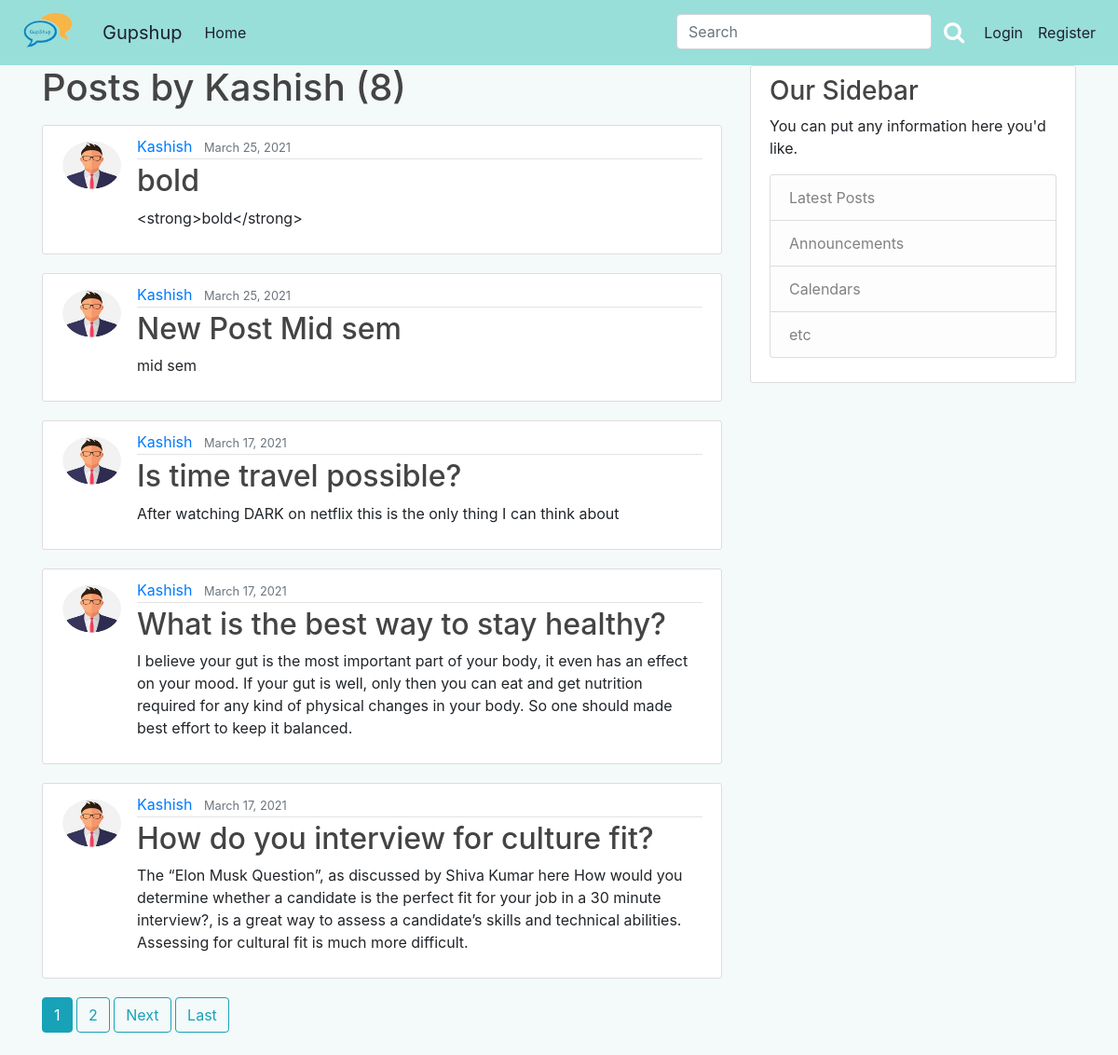
Page /user/Kashish on the committed database.
### blog/models.py (models this page shows, shortened)
class Post(models.Model):
    title = models.CharField(max_length=100)
    content = models.TextField()
    date_posted = models.DateTimeField(default=timezone.now)
    author = models.ForeignKey(User, on_delete=models.CASCADE)
    category = models.CharField(
        max_length=20,
        choices=Category_choices,
        default='Miscellenous'
    )
    upvote = models.ManyToManyField(User, related_name='upvote')
    downvote = models.ManyToManyField(User, related_name='downvote')
    bookmark = models.ManyToManyField(User, related_name='bookmark')

### users/models.py (models this page shows, shortened)
class Profile(models.Model):
	user = models.OneToOneField(User, on_delete=models.CASCADE)
	image = models.ImageField(default='default.jpg',upload_to='profile_pics')

### blog/views.py (the view)
# urls.py: path('user/<str:username>', UserPostListView.as_view(), name='user-posts'),
class UserPostListView(ListView):
    model = Post
    template_name = 'blog/user_posts.html'
    context_object_name = 'posts'
    paginate_by = 5
    def get_queryset(self):
        user = get_object_or_404(User, username=self.kwargs.get('username'))
        return Post.objects.filter(author=user).order_by('-date_posted')

### blog/templates/blog/user_posts.html (shortened to what this page needs)
{% extends "blog/base.html" %}
{% block content %}
	<h1 class="mb-3">Posts by {{ view.kwargs.username }} ({{ page_obj.paginator.count }})</h1>
	{% for post in posts%}
		<article class="media content-section">
			<img class="rounded-circle article-img "src = {{post.author.profile.image.url}}>
		    <div class="media-body">
			    <div class="article-metadata">
			      <a class="mr-2" href="{% url 'user-posts' post.author.username %}">{{ post.author }}</a>
			      <small class="text-muted">{{ post.date_posted|date:"F d, Y" }}</small>
			    </div>
			    <h2><a class="article-title" href="{% url 'post-detail' post.id %}">{{ post.title }}</a></h2>
			    <p class="article-content">{{ post.content }}</p>
			</div>
		</article>
	{%endfor%}
	{% if is_paginated%}
		{% for num in page_obj.paginator.page_range %}
			{% if page_obj.number == num %}
				<a class="btn btn-info mb-4" href="?page={{ num }}">{{ num }}</a>
			{% elif num > page_obj.number|add:'-3' and num < page_obj.number|add:'3'%}
				<a class="btn btn-outline-info mb-4" href="?page={{ num }}">{{ num }}</a>
			{% endif %}
		{% endfor %}
		{% if page_obj.has_next %}
			<a class="btn btn-outline-info mb-4" href="?page={{ page_obj.next_page_number }}">Next</a>
			<a class="btn btn-outline-info mb-4" href="?page={{ page_obj.paginator.num_pages }}">Last</a>
		{% endif %}
	{% endif %}
{% endblock content %}

### blog/static/blog/main.css (style rules this page uses)
body { background: #fafafa; color: #333333; margin-top: 5rem; }
h1, h2, h3, h4, h5, h6 { color: #444444; }
.content-section { background: #ffffff; padding: 10px 20px; border: 1px solid #dddddd; border-radius: 3px; margin-bottom: 20px; }
.article-title { color: #444444; }
.article-content { white-space: pre-line; }
.article-img { height: 65px; width: 65px; margin-right: 16px; }
.article-metadata { padding-bottom: 1px; margin-bottom: 4px; border-bottom: 1px solid #e3e3e3 }

### rows in the picture
Post: author.profile.image (placeholder picture), author "Kashish", date_posted "March 25, 2021", title "bold", content "<strong>bold</strong>"
Post: author.profile.image (placeholder picture), author "Kashish", date_posted "March 25, 2021", title "New Post Mid sem", content "mid sem"
Post: author.profile.image (placeholder picture), author "Kashish", date_posted "March 17, 2021", title "Is time travel possible?", content "After watching DARK on netflix this is the only thing I can think about"
Post: author.profile.image (placeholder picture), author "Kashish", date_posted "March 17, 2021", title "What is the best way to stay healthy?", content "I believe your gut is the most important part of your body, it even has an effect on your mood. If your gut is well, only then you can eat and get nutrition required for any kind of physical changes in your body. So one should made best effort to keep it balanced."
Post: author.profile.image (placeholder picture), author "Kashish", date_posted "March 17, 2021", title "How do you interview for culture fit?", content "The “Elon Musk Question”, as discussed by Shiva Kumar here How would you determine whether a candidate is the perfect fit for your job in a 30 minute interview?, is a great way to assess a candidate’s skills and technical abilities. Assessing for cultural fit is much more difficult."

### other values in the picture
{{ view.kwargs.username }} "Kashish"
{{ page_obj.paginator.count }} "8"
{{ num }} "1"
{{ num }} "2"
